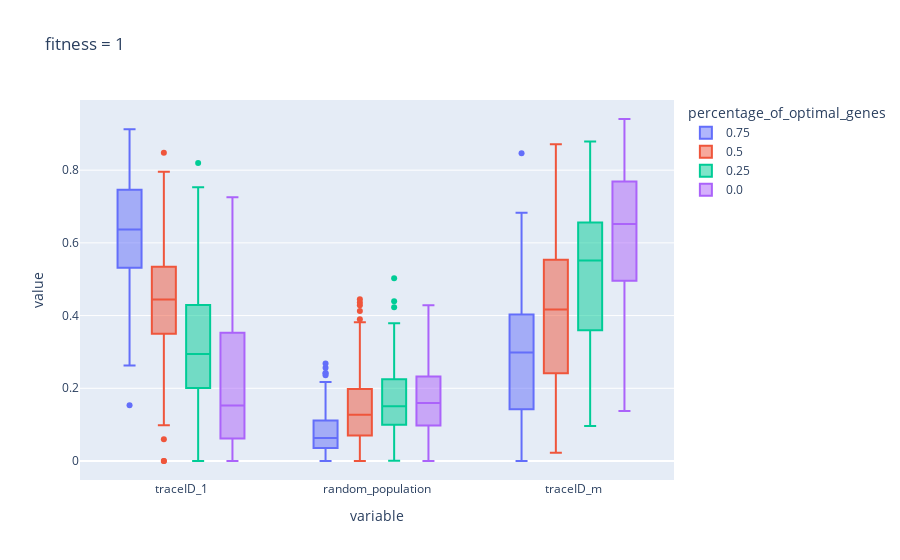
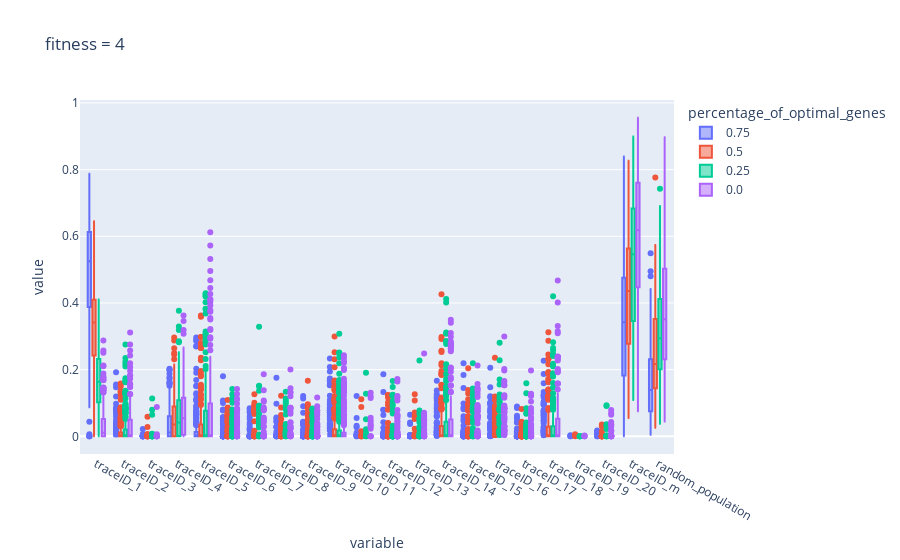
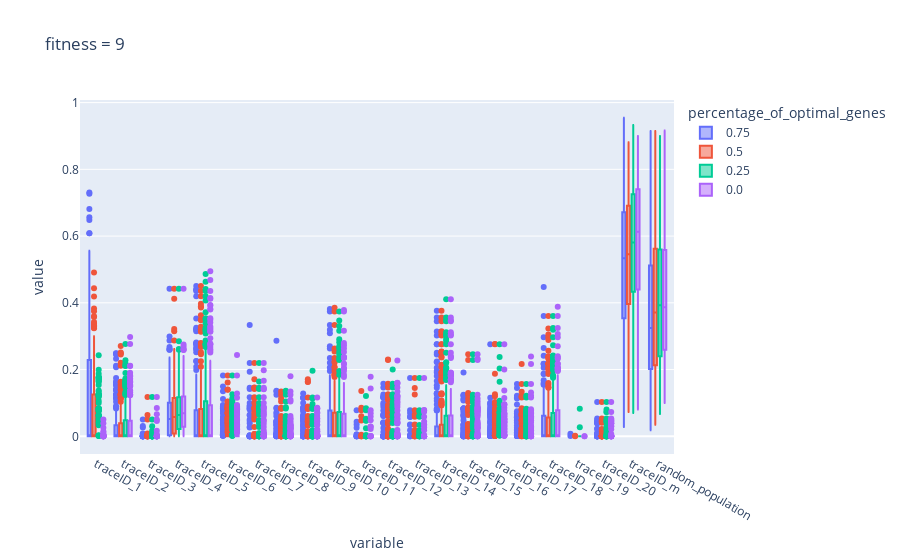
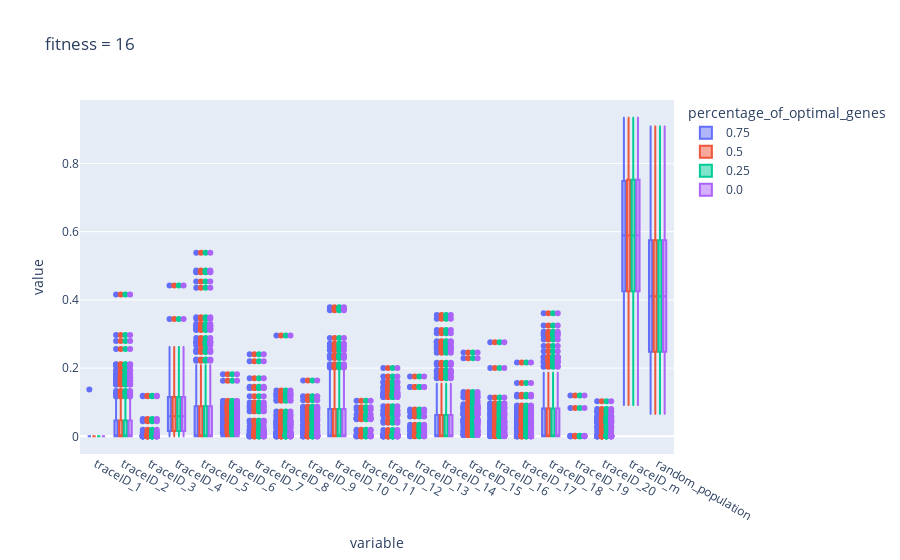

Notebook source saved alongside these figures, in order:
### Code cell
#Impact of all TraceIDs

import pandas as pd
import plotly.express as px

gen = 50

ci_df = pd.read_csv("../data/preliminary_test_data/counting_impact.csv")
#only_last_gen = data[data.generation == data.generation.max()]
only_last_gen_ci = ci_df[ci_df.generation == gen]
only_last_gen_ci['random_population'] = only_last_gen_ci[['traceID_2', 'traceID_3', 'traceID_4', 'traceID_5', 'traceID_6', 'traceID_7', 'traceID_8', 'traceID_9', 'traceID_10', 'traceID_11', 'traceID_12', 'traceID_13', 'traceID_14', 'traceID_15', 'traceID_16', 'traceID_17', 'traceID_18', 'traceID_19', 'traceID_20']].sum(axis=1)
#only_last_gen_ci = only_last_gen_ci[only_last_gen_ci.crossover_type == "combining"]


#CI of Fitness = 1
f1_df = only_last_gen_ci[only_last_gen_ci.seed_fitness ==1]
print(f1_df)
fig = px.box(f1_df[['traceID_1', 'random_population', 'traceID_m', 'percentage_of_optimal_genes']], color="percentage_of_optimal_genes", title="fitness = 1")
fig.show()
#CI of Fitness = 4
f1_df = only_last_gen_ci[only_last_gen_ci.seed_fitness ==4]
fig = px.box(f1_df.drop(columns=['generation', 'run_number', 'seed_fitness', 'crossover_type', 'dim']), color="percentage_of_optimal_genes", title="fitness = 4")
fig.show()
#CI of Fitness = 9
f1_df = only_last_gen_ci[only_last_gen_ci.seed_fitness ==9]
fig = px.box(f1_df.drop(columns=['generation', 'run_number', 'seed_fitness', 'crossover_type', 'dim']), color="percentage_of_optimal_genes", title="fitness = 9")
fig.show()
#CI of Fitness = 16
f1_df = only_last_gen_ci[only_last_gen_ci.seed_fitness ==16]
fig = px.box(f1_df.drop(columns=['generation', 'run_number', 'seed_fitness', 'crossover_type', 'dim']), color="percentage_of_optimal_genes", title="fitness = 16")
fig.show()

### Figure 1 — Plotly figure (JSON) as saved in the notebook; plotly's stock layout.template omitted (floating-point values rounded to 4 significant figures; data arrays with more than 128 entries replaced by an {"elided": "..."} marker saying what was removed)
{"data": [{"alignmentgroup": "True", "hovertemplate": "percentage_of_optimal_genes=0.75<br>variable=%{x}<br>value=%{y}<extra></extra>", "legendgroup": "0.75", "marker": {"color": "#636efa"}, "name": "0.75", "notched": false, "offsetgroup": "0.75", "orientation": "v", "showlegend": true, "type": "box", "x": {"elided": "558 str values"}, "x0": " ", "xaxis": "x", "y": {"elided": "558 float values"}, "y0": " ", "yaxis": "y"}, {"alignmentgroup": "True", "hovertemplate": "percentage_of_optimal_genes=0.5<br>variable=%{x}<br>value=%{y}<extra></extra>", "legendgroup": "0.5", "marker": {"color": "#EF553B"}, "name": "0.5", "notched": false, "offsetgroup": "0.5", "orientation": "v", "showlegend": true, "type": "box", "x": {"elided": "558 str values"}, "x0": " ", "xaxis": "x", "y": {"elided": "558 float values"}, "y0": " ", "yaxis": "y"}, {"alignmentgroup": "True", "hovertemplate": "percentage_of_optimal_genes=0.25<br>variable=%{x}<br>value=%{y}<extra></extra>", "legendgroup": "0.25", "marker": {"color": "#00cc96"}, "name": "0.25", "notched": false, "offsetgroup": "0.25", "orientation": "v", "showlegend": true, "type": "box", "x": {"elided": "558 str values"}, "x0": " ", "xaxis": "x", "y": {"elided": "558 float values"}, "y0": " ", "yaxis": "y"}, {"alignmentgroup": "True", "hovertemplate": "percentage_of_optimal_genes=0.0<br>variable=%{x}<br>value=%{y}<extra></extra>", "legendgroup": "0.0", "marker": {"color": "#ab63fa"}, "name": "0.0", "notched": false, "offsetgroup": "0.0", "orientation": "v", "showlegend": true, "type": "box", "x": {"elided": "558 str values"}, "x0": " ", "xaxis": "x", "y": {"elided": "558 float values"}, "y0": " ", "yaxis": "y"}], "layout": {"boxmode": "group", "legend": {"title": {"text": "percentage_of_optimal_genes"}, "tracegroupgap": 0}, "title": {"text": "fitness = 1"}, "xaxis": {"anchor": "y", "domain": [0, 1], "title": {"text": "variable"}}, "yaxis": {"anchor": "x", "domain": [0, 1], "title": {"text": "value"}}}}

### Figure 2 — Plotly figure (JSON) as saved in the notebook; plotly's stock layout.template omitted (floating-point values rounded to 4 significant figures; data arrays with more than 128 entries replaced by an {"elided": "..."} marker saying what was removed)
{"data": [{"alignmentgroup": "True", "hovertemplate": "percentage_of_optimal_genes=0.75<br>variable=%{x}<br>value=%{y}<extra></extra>", "legendgroup": "0.75", "marker": {"color": "#636efa"}, "name": "0.75", "notched": false, "offsetgroup": "0.75", "orientation": "v", "showlegend": true, "type": "box", "x": {"elided": "4092 str values"}, "x0": " ", "xaxis": "x", "y": {"elided": "4092 float values"}, "y0": " ", "yaxis": "y"}, {"alignmentgroup": "True", "hovertemplate": "percentage_of_optimal_genes=0.5<br>variable=%{x}<br>value=%{y}<extra></extra>", "legendgroup": "0.5", "marker": {"color": "#EF553B"}, "name": "0.5", "notched": false, "offsetgroup": "0.5", "orientation": "v", "showlegend": true, "type": "box", "x": {"elided": "4092 str values"}, "x0": " ", "xaxis": "x", "y": {"elided": "4092 float values"}, "y0": " ", "yaxis": "y"}, {"alignmentgroup": "True", "hovertemplate": "percentage_of_optimal_genes=0.25<br>variable=%{x}<br>value=%{y}<extra></extra>", "legendgroup": "0.25", "marker": {"color": "#00cc96"}, "name": "0.25", "notched": false, "offsetgroup": "0.25", "orientation": "v", "showlegend": true, "type": "box", "x": {"elided": "4092 str values"}, "x0": " ", "xaxis": "x", "y": {"elided": "4092 float values"}, "y0": " ", "yaxis": "y"}, {"alignmentgroup": "True", "hovertemplate": "percentage_of_optimal_genes=0.0<br>variable=%{x}<br>value=%{y}<extra></extra>", "legendgroup": "0.0", "marker": {"color": "#ab63fa"}, "name": "0.0", "notched": false, "offsetgroup": "0.0", "orientation": "v", "showlegend": true, "type": "box", "x": {"elided": "4092 str values"}, "x0": " ", "xaxis": "x", "y": {"elided": "4092 float values"}, "y0": " ", "yaxis": "y"}], "layout": {"boxmode": "group", "legend": {"title": {"text": "percentage_of_optimal_genes"}, "tracegroupgap": 0}, "title": {"text": "fitness = 4"}, "xaxis": {"anchor": "y", "domain": [0, 1], "title": {"text": "variable"}}, "yaxis": {"anchor": "x", "domain": [0, 1], "title": {"text": "value"}}}}

### Figure 3 — Plotly figure (JSON) as saved in the notebook; plotly's stock layout.template omitted (floating-point values rounded to 4 significant figures; data arrays with more than 128 entries replaced by an {"elided": "..."} marker saying what was removed)
{"data": [{"alignmentgroup": "True", "hovertemplate": "percentage_of_optimal_genes=0.75<br>variable=%{x}<br>value=%{y}<extra></extra>", "legendgroup": "0.75", "marker": {"color": "#636efa"}, "name": "0.75", "notched": false, "offsetgroup": "0.75", "orientation": "v", "showlegend": true, "type": "box", "x": {"elided": "4092 str values"}, "x0": " ", "xaxis": "x", "y": {"elided": "4092 float values"}, "y0": " ", "yaxis": "y"}, {"alignmentgroup": "True", "hovertemplate": "percentage_of_optimal_genes=0.5<br>variable=%{x}<br>value=%{y}<extra></extra>", "legendgroup": "0.5", "marker": {"color": "#EF553B"}, "name": "0.5", "notched": false, "offsetgroup": "0.5", "orientation": "v", "showlegend": true, "type": "box", "x": {"elided": "4092 str values"}, "x0": " ", "xaxis": "x", "y": {"elided": "4092 float values"}, "y0": " ", "yaxis": "y"}, {"alignmentgroup": "True", "hovertemplate": "percentage_of_optimal_genes=0.25<br>variable=%{x}<br>value=%{y}<extra></extra>", "legendgroup": "0.25", "marker": {"color": "#00cc96"}, "name": "0.25", "notched": false, "offsetgroup": "0.25", "orientation": "v", "showlegend": true, "type": "box", "x": {"elided": "4092 str values"}, "x0": " ", "xaxis": "x", "y": {"elided": "4092 float values"}, "y0": " ", "yaxis": "y"}, {"alignmentgroup": "True", "hovertemplate": "percentage_of_optimal_genes=0.0<br>variable=%{x}<br>value=%{y}<extra></extra>", "legendgroup": "0.0", "marker": {"color": "#ab63fa"}, "name": "0.0", "notched": false, "offsetgroup": "0.0", "orientation": "v", "showlegend": true, "type": "box", "x": {"elided": "4092 str values"}, "x0": " ", "xaxis": "x", "y": {"elided": "4092 float values"}, "y0": " ", "yaxis": "y"}], "layout": {"boxmode": "group", "legend": {"title": {"text": "percentage_of_optimal_genes"}, "tracegroupgap": 0}, "title": {"text": "fitness = 9"}, "xaxis": {"anchor": "y", "domain": [0, 1], "title": {"text": "variable"}}, "yaxis": {"anchor": "x", "domain": [0, 1], "title": {"text": "value"}}}}

### Figure 4 — Plotly figure (JSON) as saved in the notebook; plotly's stock layout.template omitted (floating-point values rounded to 4 significant figures; data arrays with more than 128 entries replaced by an {"elided": "..."} marker saying what was removed)
{"data": [{"alignmentgroup": "True", "hovertemplate": "percentage_of_optimal_genes=0.75<br>variable=%{x}<br>value=%{y}<extra></extra>", "legendgroup": "0.75", "marker": {"color": "#636efa"}, "name": "0.75", "notched": false, "offsetgroup": "0.75", "orientation": "v", "showlegend": true, "type": "box", "x": {"elided": "4092 str values"}, "x0": " ", "xaxis": "x", "y": {"elided": "4092 float values"}, "y0": " ", "yaxis": "y"}, {"alignmentgroup": "True", "hovertemplate": "percentage_of_optimal_genes=0.5<br>variable=%{x}<br>value=%{y}<extra></extra>", "legendgroup": "0.5", "marker": {"color": "#EF553B"}, "name": "0.5", "notched": false, "offsetgroup": "0.5", "orientation": "v", "showlegend": true, "type": "box", "x": {"elided": "4092 str values"}, "x0": " ", "xaxis": "x", "y": {"elided": "4092 float values"}, "y0": " ", "yaxis": "y"}, {"alignmentgroup": "True", "hovertemplate": "percentage_of_optimal_genes=0.25<br>variable=%{x}<br>value=%{y}<extra></extra>", "legendgroup": "0.25", "marker": {"color": "#00cc96"}, "name": "0.25", "notched": false, "offsetgroup": "0.25", "orientation": "v", "showlegend": true, "type": "box", "x": {"elided": "4092 str values"}, "x0": " ", "xaxis": "x", "y": {"elided": "4092 float values"}, "y0": " ", "yaxis": "y"}, {"alignmentgroup": "True", "hovertemplate": "percentage_of_optimal_genes=0.0<br>variable=%{x}<br>value=%{y}<extra></extra>", "legendgroup": "0.0", "marker": {"color": "#ab63fa"}, "name": "0.0", "notched": false, "offsetgroup": "0.0", "orientation": "v", "showlegend": true, "type": "box", "x": {"elided": "4092 str values"}, "x0": " ", "xaxis": "x", "y": {"elided": "4092 float values"}, "y0": " ", "yaxis": "y"}], "layout": {"boxmode": "group", "legend": {"title": {"text": "percentage_of_optimal_genes"}, "tracegroupgap": 0}, "title": {"text": "fitness = 16"}, "xaxis": {"anchor": "y", "domain": [0, 1], "title": {"text": "variable"}}, "yaxis": {"anchor": "x", "domain": [0, 1], "title": {"text": "value"}}}}
